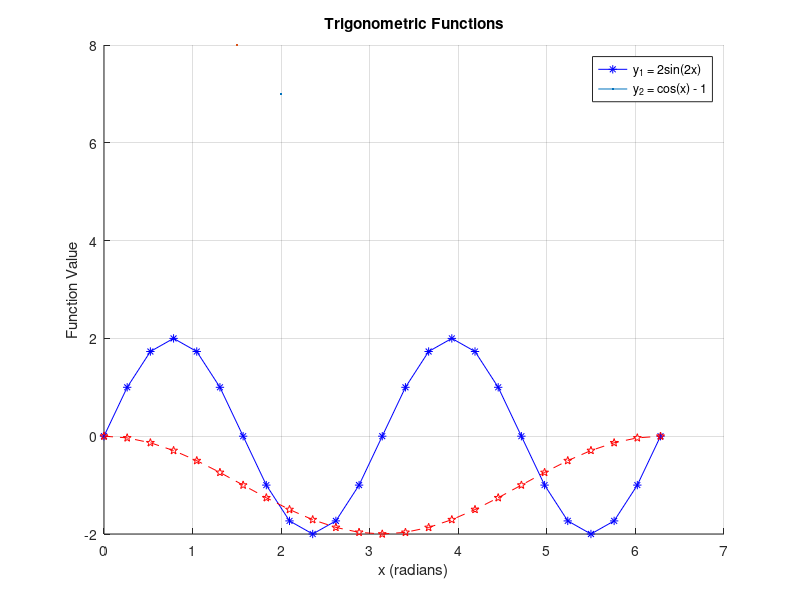

This chart was generated by the following MATLAB code:
% Name: James Prime
% Student ID: 215028657
% Lab 02, Section 05

% Lab Objectives: Mastering Plotting and Data Visualization in MATLAB

% Initializing the workspace
clear; clc;
x = 0:pi/12:2*pi;
y1 = 2*sin(2*x);
y2 = cos(x)-1;

% Plotting both functions
hold on;
grid on;

plot(x, y1, 'b-*', LineWidth=2, MarkerSize=7);
plot(x, y2, 'p--r', LineWidth=1.5, MarkerSize=8);
xlabel('x (radians)');
ylabel('Function Value');
title('Trigonometric Functions');
legend('y_1 = 2sin(2x)', 'y_2 = cos(x) - 1', 'Location','best');

hold off;
